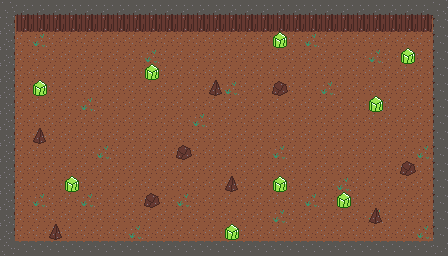

This game map was drawn from its Tiled (.tmx) file and the tilesets committed beside it. A one-line description and the full map source follow:
An orthogonal 28x16 tile map with 16x16 px tiles, 3 tile layers (Tile Layer 1, blocking, crystals).

<map version="1.2" tiledversion="1.2.3" orientation="orthogonal" renderorder="right-down" width="28" height="16" tilewidth="16" tileheight="16" infinite="0" nextlayerid="6" nextobjectid="1">
 <tileset firstgid="1" source="lovejam2022.tsx" />
 <layer id="1" name="Tile Layer 1" width="28" height="16">
  <data encoding="csv">
65,65,65,65,65,65,65,65,65,65,65,65,65,65,65,65,65,65,65,65,65,65,65,65,65,65,65,65,
65,65,65,65,65,65,65,65,65,65,65,65,65,65,65,65,65,65,65,65,65,65,65,65,65,65,65,65,
65,65,66,65,65,65,65,65,65,65,65,65,65,65,65,65,65,65,65,66,65,65,65,65,65,65,65,65,
65,65,65,65,65,65,65,65,65,66,65,65,65,65,65,65,65,65,65,65,65,65,65,66,65,65,65,65,
65,65,65,65,65,65,65,65,65,65,65,65,65,65,65,65,65,65,65,65,65,65,65,65,65,65,65,65,
65,65,65,65,65,65,65,65,65,65,65,65,65,65,66,65,65,65,65,65,66,65,65,65,65,65,65,65,
65,65,65,65,65,66,65,65,65,65,65,65,65,65,65,65,65,65,65,65,65,65,65,66,65,65,65,65,
65,65,65,65,65,65,65,65,65,65,65,65,66,65,65,65,65,65,65,65,65,65,65,65,65,65,65,65,
65,65,65,65,65,65,65,65,65,65,65,65,65,65,65,65,65,65,65,65,65,65,65,65,65,65,65,65,
66,65,65,65,65,65,66,65,65,65,65,65,65,65,65,65,65,66,65,65,65,65,65,65,65,65,66,65,
65,65,65,65,65,65,65,65,65,65,65,65,65,65,65,65,65,65,65,65,65,65,65,65,65,65,65,65,
65,65,65,65,65,65,65,65,65,65,65,65,65,65,65,65,65,65,65,65,65,66,65,65,65,65,65,65,
65,65,66,65,65,66,65,65,65,65,65,66,65,65,65,65,65,65,65,66,65,65,65,65,65,65,65,65,
65,65,65,65,65,65,65,65,65,65,65,65,65,65,65,65,65,66,65,65,65,65,65,66,65,65,65,65,
65,65,65,65,65,65,65,65,66,65,65,65,65,65,65,65,65,65,65,65,65,65,65,65,65,65,66,65,
65,65,65,65,65,65,65,65,65,65,65,65,65,65,65,65,65,65,65,65,65,65,65,65,65,65,65,65
</data>
 </layer>
 <layer id="2" name="blocking" width="28" height="16">
  <data encoding="csv">
5,34,34,34,34,34,34,34,34,34,34,34,34,34,34,34,34,34,34,34,34,34,34,34,34,34,34,4,
19,50,50,50,50,50,50,50,50,50,50,50,50,50,50,50,50,50,50,50,50,50,50,50,50,50,50,17,
19,0,0,0,0,0,0,0,0,0,0,0,0,0,0,0,0,0,0,0,0,0,0,0,0,0,0,17,
19,0,0,0,0,0,0,0,0,0,0,0,0,0,0,0,0,0,0,0,0,0,0,0,0,0,0,17,
19,0,0,0,0,0,0,0,0,0,0,0,0,0,0,0,0,0,0,0,0,0,0,0,0,0,0,17,
19,0,0,0,0,0,0,0,0,0,0,0,0,53,0,0,0,52,0,0,0,0,0,0,0,0,0,17,
19,0,0,0,0,0,0,0,0,0,0,0,0,0,0,0,0,0,0,0,0,0,0,0,0,0,0,17,
19,0,0,0,0,0,0,0,0,0,0,0,0,0,0,0,0,0,0,0,0,0,0,0,0,0,0,17,
19,0,53,0,0,0,0,0,0,0,0,0,0,0,0,0,0,0,0,0,0,0,0,0,0,0,0,17,
19,0,0,0,0,0,0,0,0,0,0,52,0,0,0,0,0,0,0,0,0,0,0,0,0,0,0,17,
19,0,0,0,0,0,0,0,0,0,0,0,0,0,0,0,0,0,0,0,0,0,0,0,0,52,0,17,
19,0,0,0,0,0,0,0,0,0,0,0,0,0,53,0,0,0,0,0,0,0,0,0,0,0,0,17,
19,0,0,0,0,0,0,0,0,52,0,0,0,0,0,0,0,0,0,0,0,0,0,0,0,0,0,17,
19,0,0,0,0,0,0,0,0,0,0,0,0,0,0,0,0,0,0,0,0,0,0,53,0,0,0,17,
19,0,0,53,0,0,0,0,0,0,0,0,0,0,0,0,0,0,0,0,0,0,0,0,0,0,0,17,
21,2,2,2,2,2,2,2,2,2,2,2,2,2,2,2,2,2,2,2,2,2,2,2,2,2,2,20
</data>
 </layer>
 <layer id="5" name="crystals" width="28" height="16">
  <data encoding="csv">
0,0,0,0,0,0,0,0,0,0,0,0,0,0,0,0,0,0,0,0,0,0,0,0,0,0,0,0,
0,0,0,0,0,0,0,0,0,0,0,0,0,0,0,0,0,0,0,0,0,0,0,0,0,0,0,0,
0,0,0,0,0,0,0,0,0,0,0,0,0,0,0,0,0,36,0,0,0,0,0,0,0,0,0,0,
0,0,0,0,0,0,0,0,0,0,0,0,0,0,0,0,0,0,0,0,0,0,0,0,0,36,0,0,
0,0,0,0,0,0,0,0,0,36,0,0,0,0,0,0,0,0,0,0,0,0,0,0,0,0,0,0,
0,0,36,0,0,0,0,0,0,0,0,0,0,0,0,0,0,0,0,0,0,0,0,0,0,0,0,0,
0,0,0,0,0,0,0,0,0,0,0,0,0,0,0,0,0,0,0,0,0,0,0,36,0,0,0,0,
0,0,0,0,0,0,0,0,0,0,0,0,0,0,0,0,0,0,0,0,0,0,0,0,0,0,0,0,
0,0,0,0,0,0,0,0,0,0,0,0,0,0,0,0,0,0,0,0,0,0,0,0,0,0,0,0,
0,0,0,0,0,0,0,0,0,0,0,0,0,0,0,0,0,0,0,0,0,0,0,0,0,0,0,0,
0,0,0,0,0,0,0,0,0,0,0,0,0,0,0,0,0,0,0,0,0,0,0,0,0,0,0,0,
0,0,0,0,36,0,0,0,0,0,0,0,0,0,0,0,0,36,0,0,0,0,0,0,0,0,0,0,
0,0,0,0,0,0,0,0,0,0,0,0,0,0,0,0,0,0,0,0,0,36,0,0,0,0,0,0,
0,0,0,0,0,0,0,0,0,0,0,0,0,0,0,0,0,0,0,0,0,0,0,0,0,0,0,0,
0,0,0,0,0,0,0,0,0,0,0,0,0,0,36,0,0,0,0,0,0,0,0,0,0,0,0,0,
0,0,0,0,0,0,0,0,0,0,0,0,0,0,0,0,0,0,0,0,0,0,0,0,0,0,0,0
</data>
 </layer>
</map>